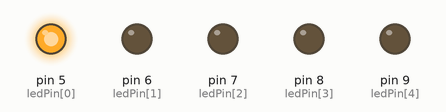
Simulated run of this sketch. Board: Arduino Uno, built with avr-gcc and run on an emulated ATmega328P. Parts: output pins drawn as LEDs (lit = HIGH).

Above: at 0.05 s.
At 0.25 s:
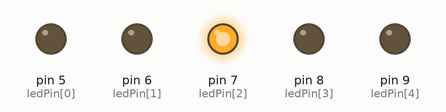
At 0.65 s:
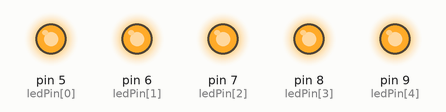
At 1.15 s:
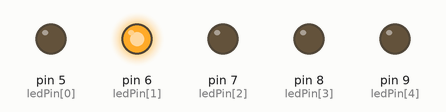
At 2.05 s:
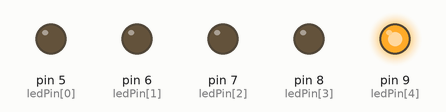
At 3.55 s:
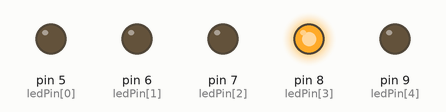
Timing chart, 0 to 3.9 s (numbered marks = the images above):
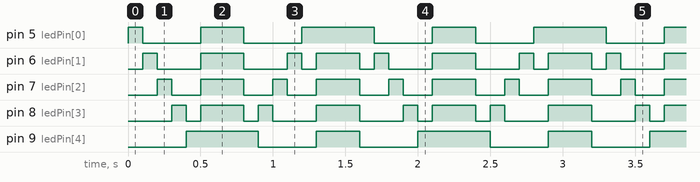

The sketch:

4_7_mar07a.ino
```cpp
int ledPin[] = {5, 6, 7, 8, 9};

void setup() {
  // put your setup code here, to run once:
  for (int i = 0; i < 5; i++) {
    pinMode(ledPin[i], OUTPUT);
  }
}

void loop() {

  for (int i = 0; i < 5; i++) {

    for (int i = 0; i < 5; i++) {
      digitalWrite(ledPin[i], LOW);
    }
    digitalWrite(ledPin[i], HIGH);
    delay (100);
  }
  if(int i=5){
    digitalWrite(ledPin[i-5], HIGH);
    digitalWrite(ledPin[i-4], HIGH);
    digitalWrite(ledPin[i-3], HIGH);
    digitalWrite(ledPin[i-2], HIGH);
    digitalWrite(ledPin[i-1], HIGH);
    delay (300);
  }
  for (int i = 4; i > -1; i--) {

    for (int i = 4; i > -1; i--) {
      digitalWrite(ledPin[i], LOW);
    }
    digitalWrite(ledPin[i], HIGH);
    delay (100);
  }
  if(int i=-1){
    digitalWrite(ledPin[i+5], HIGH);
    digitalWrite(ledPin[i+4], HIGH);
    digitalWrite(ledPin[i+3], HIGH);
    digitalWrite(ledPin[i+2], HIGH);
    digitalWrite(ledPin[i+1], HIGH);
    delay (300);
  }
  //for (int i = 0; i < 5; i++) {
  //digitalWrite(ledPin[i], LOW);
  //delay (100);
  //}

  //for (int i = 0; i < 5; i++) {
  //digitalWrite(ledPin[i], LOW);
  //delay (100);
  // }
  //for(int i=0;i<5;i++){
  //digitalWrite(ledPin[i],LOW);
  //}
  //delay(600);
}
```

Measured:
- by itself, pin 5 (ledPin[0]), pin 9 (ledPin[4]): repeats every 1.6 s: LOW 0.40 s, HIGH 0.30 s, LOW 0.40 s, HIGH 0.50 s
- by itself, pin 6 (ledPin[1]): repeats every 1.6 s: LOW 0.30 s, HIGH 0.30 s, LOW 0.30 s, HIGH 0.10 s, LOW 0.10 s, HIGH 0.30 s, LOW 0.10 s, HIGH 0.10 s
- by itself, pin 7 (ledPin[2]): repeats every 0.80 s: LOW 0.20 s, HIGH 0.30 s, LOW 0.20 s, HIGH 0.10 s
- by itself, pin 8 (ledPin[3]): repeats every 1.6 s: LOW 0.10 s, HIGH 0.30 s, LOW 0.10 s, HIGH 0.10 s, LOW 0.30 s, HIGH 0.30 s, LOW 0.30 s, HIGH 0.10 s
